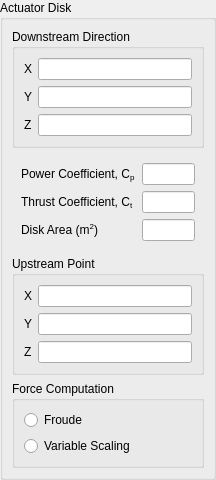
<?xml version="1.0" encoding="UTF-8"?>
<ui version="4.0">
 <class>ActuatorDiskWidget</class>
 <widget class="QWidget" name="ActuatorDiskWidget">
  <property name="geometry">
   <rect>
    <x>0</x>
    <y>0</y>
    <width>216</width>
    <height>460</height>
   </rect>
  </property>
  <property name="windowTitle">
   <string>Form</string>
  </property>
  <layout class="QVBoxLayout" name="verticalLayout_2">
   <property name="leftMargin">
    <number>0</number>
   </property>
   <property name="topMargin">
    <number>0</number>
   </property>
   <property name="rightMargin">
    <number>0</number>
   </property>
   <property name="bottomMargin">
    <number>0</number>
   </property>
   <item>
    <widget class="QGroupBox" name="groupBox">
     <property name="title">
      <string>Actuator Disk</string>
     </property>
     <layout class="QVBoxLayout" name="verticalLayout">
      <item>
       <widget class="QGroupBox" name="groupBox_3">
        <property name="title">
         <string>Downstream Direction</string>
        </property>
        <layout class="QFormLayout" name="formLayout_2">
         <item row="0" column="0">
          <widget class="QLabel" name="label_8">
           <property name="text">
            <string>X</string>
           </property>
          </widget>
         </item>
         <item row="0" column="1">
          <widget class="QLineEdit" name="diskDirectionX"/>
         </item>
         <item row="1" column="0">
          <widget class="QLabel" name="label_3">
           <property name="text">
            <string>Y</string>
           </property>
          </widget>
         </item>
         <item row="1" column="1">
          <widget class="QLineEdit" name="diskDirectionY"/>
         </item>
         <item row="2" column="0">
          <widget class="QLabel" name="label_4">
           <property name="text">
            <string>Z</string>
           </property>
          </widget>
         </item>
         <item row="2" column="1">
          <widget class="QLineEdit" name="diskDirectionZ"/>
         </item>
        </layout>
       </widget>
      </item>
      <item>
       <widget class="QWidget" name="widget" native="true">
        <layout class="QFormLayout" name="formLayout">
         <item row="0" column="0">
          <widget class="QLabel" name="label">
           <property name="text">
            <string>Power Coefficient, C&lt;sub&gt;p&lt;/sub&gt;</string>
           </property>
          </widget>
         </item>
         <item row="0" column="1">
          <widget class="QLineEdit" name="powerCoefficient"/>
         </item>
         <item row="1" column="0">
          <widget class="QLabel" name="label_2">
           <property name="text">
            <string>Thrust Coefficient, C&lt;sub&gt;t&lt;/sub&gt;</string>
           </property>
          </widget>
         </item>
         <item row="1" column="1">
          <widget class="QLineEdit" name="thrustCoefficient"/>
         </item>
         <item row="2" column="0">
          <widget class="QLabel" name="label_5">
           <property name="text">
            <string>Disk Area (m&lt;sup&gt;2&lt;/sup&gt;)</string>
           </property>
          </widget>
         </item>
         <item row="2" column="1">
          <widget class="QLineEdit" name="diskArea"/>
         </item>
        </layout>
       </widget>
      </item>
      <item>
       <widget class="QGroupBox" name="groupBox_5">
        <property name="title">
         <string>Upstream Point</string>
        </property>
        <layout class="QFormLayout" name="formLayout_4">
         <item row="0" column="0">
          <widget class="QLabel" name="label_10">
           <property name="text">
            <string>X</string>
           </property>
          </widget>
         </item>
         <item row="0" column="1">
          <widget class="QLineEdit" name="upstreamPointX"/>
         </item>
         <item row="1" column="0">
          <widget class="QLabel" name="label_11">
           <property name="text">
            <string>Y</string>
           </property>
          </widget>
         </item>
         <item row="1" column="1">
          <widget class="QLineEdit" name="upstreamPointY"/>
         </item>
         <item row="2" column="0">
          <widget class="QLabel" name="label_12">
           <property name="text">
            <string>Z</string>
           </property>
          </widget>
         </item>
         <item row="2" column="1">
          <widget class="QLineEdit" name="upstreamPointZ"/>
         </item>
        </layout>
       </widget>
      </item>
      <item>
       <widget class="QGroupBox" name="groupBox_4">
        <property name="title">
         <string>Force Computation</string>
        </property>
        <layout class="QVBoxLayout" name="verticalLayout_3">
         <item>
          <widget class="QRadioButton" name="froude">
           <property name="text">
            <string>Froude</string>
           </property>
           <attribute name="buttonGroup">
            <string notr="true">forceComputationRadioGroup</string>
           </attribute>
          </widget>
         </item>
         <item>
          <widget class="QRadioButton" name="variableScaling">
           <property name="text">
            <string>Variable Scaling</string>
           </property>
           <attribute name="buttonGroup">
            <string notr="true">forceComputationRadioGroup</string>
           </attribute>
          </widget>
         </item>
        </layout>
       </widget>
      </item>
     </layout>
    </widget>
   </item>
  </layout>
 </widget>
 <resources/>
 <connections/>
 <buttongroups>
  <buttongroup name="forceComputationRadioGroup"/>
 </buttongroups>
</ui>
